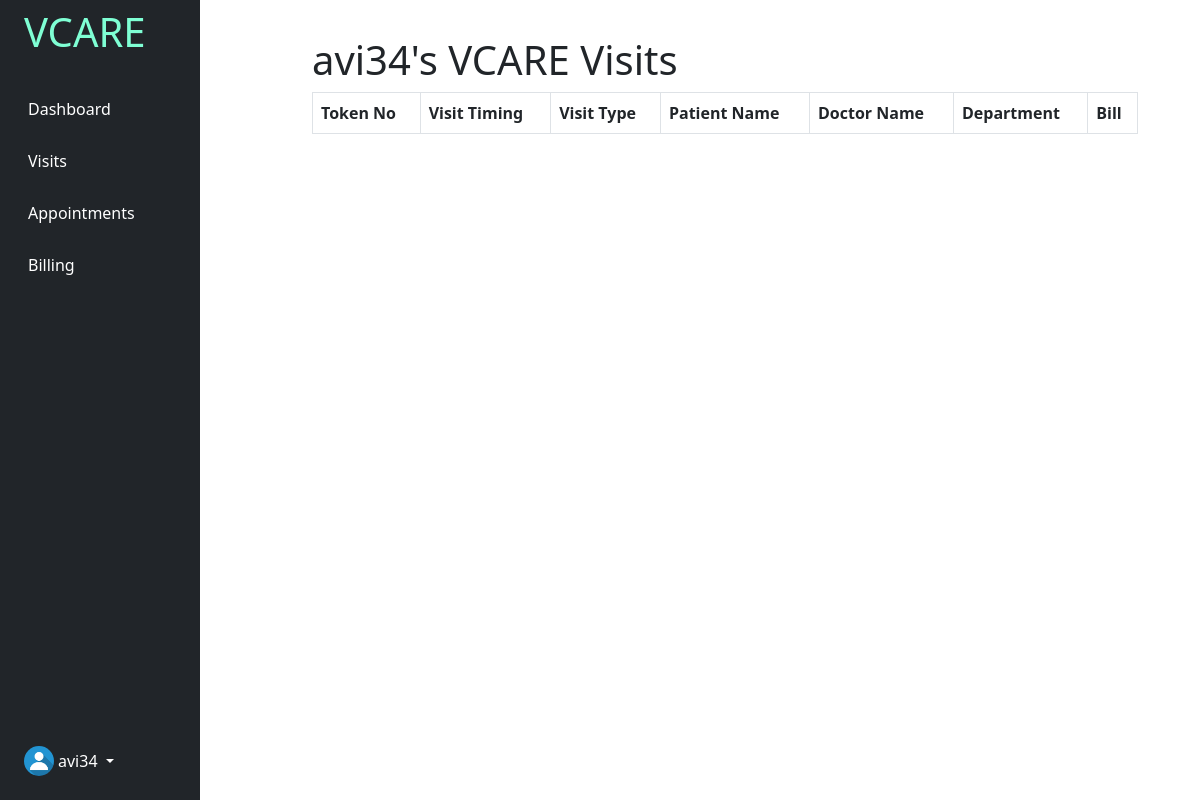
Page /billing (signed in) on the earlier database version.
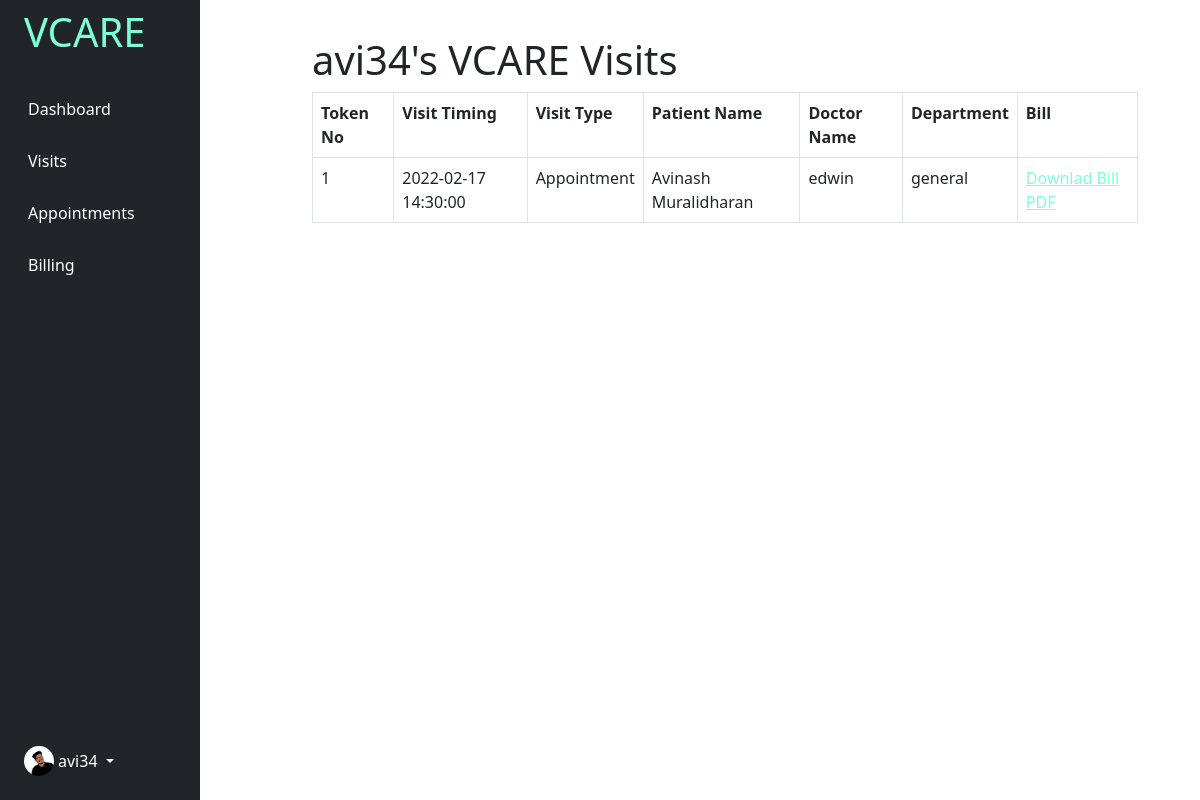
Same page on the later database version.
### tables this page shows
CREATE TABLE LOGIN(
    U_NAME VARCHAR2(10) PRIMARY KEY,
    PWD VARCHAR2(10) NOT NULL,
    TYPE  VARCHAR2(10) NOT NULL,
    DPLOC VARCHAR2(50) NOT NULL);

CREATE TABLE VISITS(
    TOKEN_NO INTEGER  PRIMARY KEY AUTOINCREMENT,
    VISIT_TIME DATETIME NOT NULL UNIQUE,
    VISIT_TYPE VARCHAR2(20) NOT NULL,
    PAT_ID REFERENCES PATIENT(PAT_ID),
    PAT_NAME REFERENCES PATIENT(PAT_NAME),
    DOC_ID REFERENCES DOCTOR(DOC_ID),
    DOC_NAME REFERENCES DOCTOR(DOC_NAME),
    DEP REFERENCES DOCTOR(DEP),
    VISIT_STATUS VARCHAR2(20),
    DIAGNOSIS  VARCHAR2(500),
    PRESCRIPTION VARCHAR2(500)   
    );

### app.py (the view)
@app.route('/billing')
def billing():
    uname = session["name"]
    con = sqlite3.connect("database.db")
    con.row_factory = sqlite3.Row
    cur = con.cursor()
    cur.execute("SELECT DPLOC FROM LOGIN WHERE U_NAME='{un}'".format(un=uname))
    acc = cur.fetchall()
    for i in acc:
        dp = i[0]
    cur.execute("SELECT *FROM PATIENT WHERE U_NAME='{un}'".format(un=uname))
    pdata = cur.fetchall()
    id = pdata[0][0]
    cur.execute("SELECT *FROM VISITS WHERE PAT_ID={i}".format(i=id))
    vdata = cur.fetchall()
    return render_template('billing.html', vdata=vdata, dp=dp)

### templates/billing.html (shortened to what this page needs)
{% extends "dashbase.html" %}
{% block head %}
{{ super() }}
{% endblock %}
{% block content %}
<div class="col" style="margin-top:20px;margin-left:50px;">
    <h1>{{session.name}}'s VCARE Visits</h1>
    <form action="/bill" method="post">
        <table class="table table-bordered">
            <tr>
                <th>Token No</th>
                <th>Visit Timing</th>
                <th>Visit Type</th>
                <th>Patient Name</th>
                <th>Doctor Name</th>
                <th>Department</th>
                <th>Bill</th>
            </tr>
            {% for i in vdata %}
            <tr>
                <td>{{i[0]}}</td>
                <td>{{i[1]}}</td>
                <td>{{i[2]}}</td>
                <td>{{i[4]}}</td>
                <td>{{i[6]}}</td>
                <td>{{i[7]}}</td>
                <td><a href="/{{i[0]}}" style="color:aquamarine"> Downlad Bill PDF</a></td>
            </tr>
            {% endfor %}
        </table>
    </form>
</div>
{% endblock content %}

### templates/dashbase.html (shortened to what this page needs)
<!DOCTYPE html>
<head>
    {% block head %}
    <link rel="stylesheet" href="{{ url_for('static',filename='css/bootstrap.min.css') }}">
    <link rel="stylesheet" href="{{ url_for('static',filename='css/styles.css') }}">
    <link rel="stylesheet" href="{{ url_for('static',filename='css/card.css') }}">
    <link rel="stylesheet" href="{{ url_for('static',filename='css/sidebars.css') }}">
    {% endblock %}
</head>
<body id="body">
    <div class="container-fluid">
        <div class="row flex-nowrap">
            <div class="col-auto col-md-3 col-xl-2 px-sm-2 px-0 bg-dark fixed-top">
                <div class="d-flex flex-column align-items-center align-items-sm-start px-3 pt-2 text-white min-vh-100">
                    <a href="/"
                        class="d-flex align-items-center pb-3 mb-md-0 me-md-auto text-white text-decoration-none">
                        <span class="fs-5 d-none d-sm-inline">
                            <h1 style="color:aquamarine;">VCARE</h1>
                        </span>
                    </a>
                    <ul class="nav nav-pills flex-column mb-sm-auto mb-0 align-items-center align-items-sm-start"
                        id="menu">
                        <li>
                            <a href="/pdashboard" class="nav-link px-0 align-middle">
                                 <span class="ms-1 d-none d-sm-inline"
                                    style="color:white;">Dashboard</span></a>
                        </li>
                        <li>
                            <a href="/pvisit" class="nav-link px-0 align-middle">
                                 <span class="ms-1 d-none d-sm-inline"
                                    style="color:white;">Visits</span></a>
                        </li>
                        <li>
                            <a href="/pappointment" class="nav-link px-0 align-middle">
                                 <span class="ms-1 d-none d-sm-inline"
                                    style="color:white;">Appointments</span></a>
                        </li>
                        <li>
                            <a href="/billing" class="nav-link px-0 align-middle">
                                 <span class="ms-1 d-none d-sm-inline"
                                    style="color:white;">Billing</span></a>
                        </li>
                    </ul>
                    <div class="dropdown pb-4">
                        <a href="#" class="d-flex align-items-center text-white text-decoration-none dropdown-toggle"
                            id="dropdownUser1" data-bs-toggle="dropdown" aria-expanded="false">
                            {% if dp %}
                            <img src="{{url_for('static',filename=dp)}}" width="30" height="30" class="rounded-circle">
                            {% endif %}
                            <span class="d-none d-sm-inline mx-1">{{session.name}}</span>
                        </a>
                    </div>
                </div>
            </div>
            <div class="col py-3" style="margin-left:250px;margin-right:50px;">
                {% block content %}
                {% endblock %}
            </div>
        </div>
    </div>
</body>
</html>

Differences in the rows shown:
changed LOGIN: DPLOC: picture added in place of a placeholder
now on this page (row edited): VISITS: TOKEN_NO "1", VISIT_TIME "2022-02-17 14:30:00", VISIT_TYPE "Appointment", PAT_NAME "Avinash Muralidharan", DOC_NAME "edwin", DEP "general"
